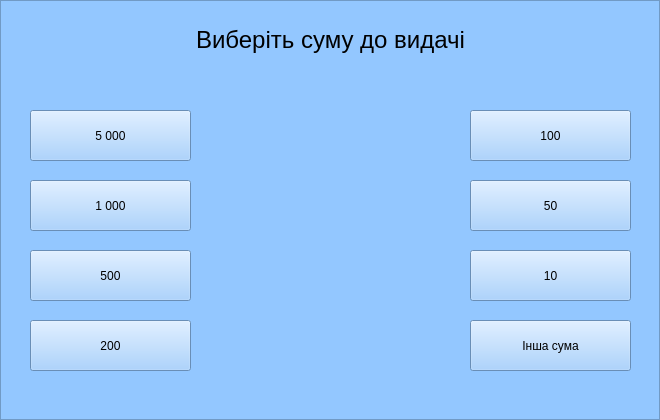
<?xml version="1.0" encoding="UTF-8"?>
<ui version="4.0">
 <class>Cashing</class>
 <widget class="QFrame" name="Cashing">
  <property name="geometry">
   <rect>
    <x>0</x>
    <y>0</y>
    <width>660</width>
    <height>420</height>
   </rect>
  </property>
  <property name="windowTitle">
   <string>Frame</string>
  </property>
  <property name="styleSheet">
   <string notr="true">background-color: rgb(147, 199, 255)</string>
  </property>
  <property name="frameShape">
   <enum>QFrame::StyledPanel</enum>
  </property>
  <property name="frameShadow">
   <enum>QFrame::Raised</enum>
  </property>
  <widget class="QPushButton" name="cashing">
   <property name="geometry">
    <rect>
     <x>30</x>
     <y>110</y>
     <width>161</width>
     <height>51</height>
    </rect>
   </property>
   <property name="styleSheet">
    <string notr="true">border-image: url(../resources/background_for_lable.png)</string>
   </property>
   <property name="text">
    <string>5 000</string>
   </property>
  </widget>
  <widget class="QPushButton" name="showBalance">
   <property name="geometry">
    <rect>
     <x>470</x>
     <y>180</y>
     <width>161</width>
     <height>51</height>
    </rect>
   </property>
   <property name="styleSheet">
    <string notr="true">border-image: url(../resources/background_for_lable.png)</string>
   </property>
   <property name="text">
    <string>50</string>
   </property>
  </widget>
  <widget class="QPushButton" name="cashTransfer">
   <property name="geometry">
    <rect>
     <x>30</x>
     <y>180</y>
     <width>161</width>
     <height>51</height>
    </rect>
   </property>
   <property name="styleSheet">
    <string notr="true">border-image: url(../resources/background_for_lable.png)</string>
   </property>
   <property name="text">
    <string>1 000</string>
   </property>
  </widget>
  <widget class="QPushButton" name="rechargeMobileAccount">
   <property name="geometry">
    <rect>
     <x>30</x>
     <y>250</y>
     <width>161</width>
     <height>51</height>
    </rect>
   </property>
   <property name="styleSheet">
    <string notr="true">border-image: url(../resources/background_for_lable.png)</string>
   </property>
   <property name="text">
    <string>500</string>
   </property>
  </widget>
  <widget class="QPushButton" name="backCard">
   <property name="geometry">
    <rect>
     <x>470</x>
     <y>320</y>
     <width>161</width>
     <height>51</height>
    </rect>
   </property>
   <property name="styleSheet">
    <string notr="true">border-image: url(../resources/background_for_lable.png)</string>
   </property>
   <property name="text">
    <string>Інша сума</string>
   </property>
  </widget>
  <widget class="QPushButton" name="lastOperations">
   <property name="geometry">
    <rect>
     <x>470</x>
     <y>250</y>
     <width>161</width>
     <height>51</height>
    </rect>
   </property>
   <property name="styleSheet">
    <string notr="true">border-image: url(../resources/background_for_lable.png)</string>
   </property>
   <property name="text">
    <string>10</string>
   </property>
  </widget>
  <widget class="QPushButton" name="information">
   <property name="geometry">
    <rect>
     <x>470</x>
     <y>110</y>
     <width>161</width>
     <height>51</height>
    </rect>
   </property>
   <property name="styleSheet">
    <string notr="true">border-image: url(../resources/background_for_lable.png)</string>
   </property>
   <property name="text">
    <string>100</string>
   </property>
  </widget>
  <widget class="QPushButton" name="rechargeMobileAccount_2">
   <property name="geometry">
    <rect>
     <x>30</x>
     <y>320</y>
     <width>161</width>
     <height>51</height>
    </rect>
   </property>
   <property name="styleSheet">
    <string notr="true">border-image: url(../resources/background_for_lable.png)</string>
   </property>
   <property name="text">
    <string>200</string>
   </property>
  </widget>
  <widget class="QLabel" name="label">
   <property name="geometry">
    <rect>
     <x>190</x>
     <y>10</y>
     <width>281</width>
     <height>61</height>
    </rect>
   </property>
   <property name="text">
    <string>&lt;html&gt;&lt;head/&gt;&lt;body&gt;&lt;p align=&quot;center&quot;&gt;&lt;span style=&quot; font-size:18pt;&quot;&gt;Виберіть суму до видачі&lt;/span&gt;&lt;/p&gt;&lt;/body&gt;&lt;/html&gt;</string>
   </property>
   <property name="textFormat">
    <enum>Qt::AutoText</enum>
   </property>
  </widget>
 </widget>
 <resources/>
 <connections/>
</ui>
